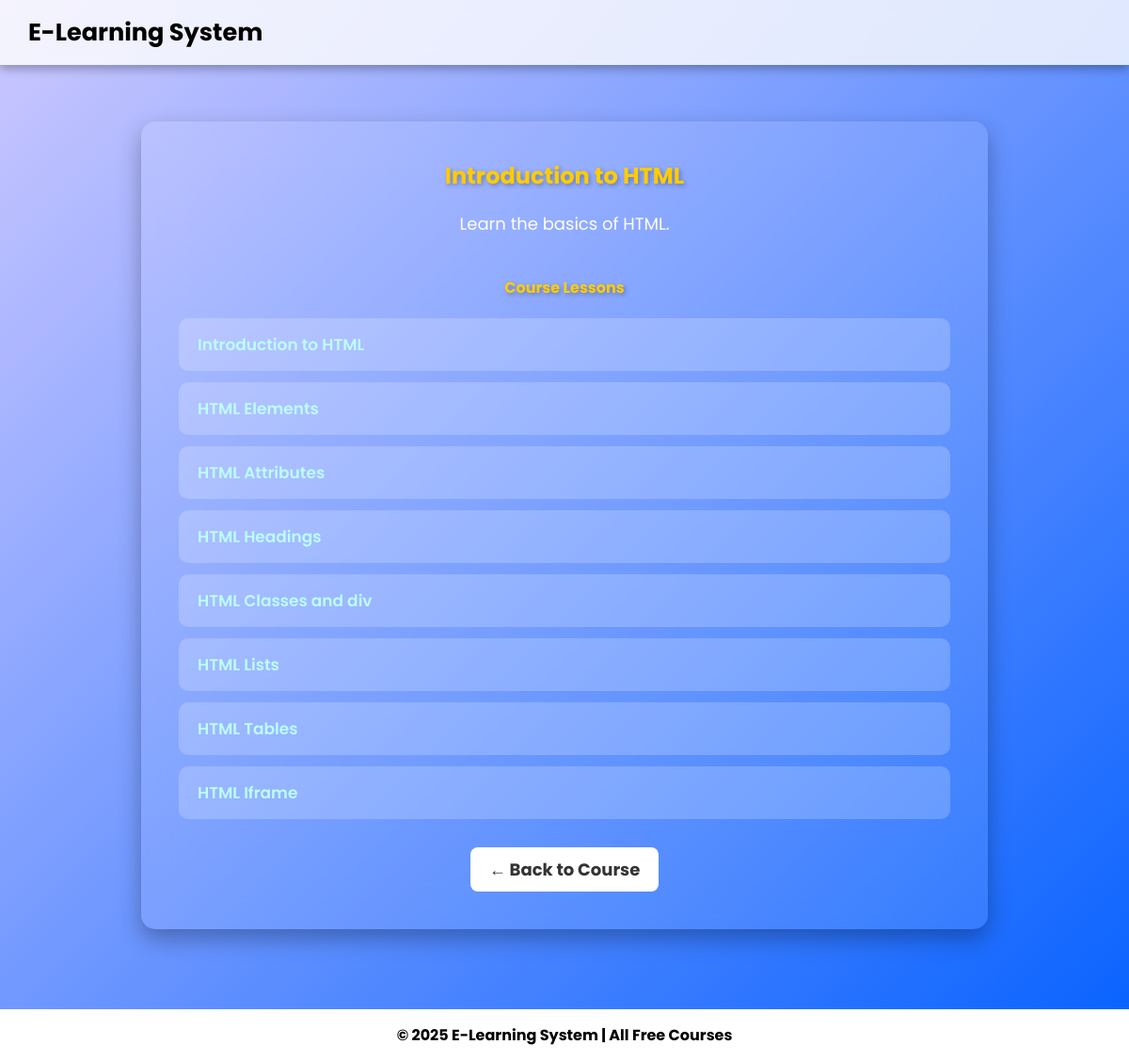
/e_learning_system/course_detail.php?id=1, run on the app's committed database.
### tables this page shows
CREATE TABLE `courses` (
  `id` int NOT NULL,
  `title` varchar(255) NOT NULL,
  `description` text NOT NULL,
  `thumbnail` varchar(255) DEFAULT 'default.jpg'
);

CREATE TABLE `lessons` (
  `id` int NOT NULL,
  `course_id` int NOT NULL,
  `title` varchar(255) NOT NULL,
  `content` text NOT NULL,
  `video_url` varchar(255) NOT NULL,
  `file_path` varchar(255) NOT NULL
);

### e_learning_system/course_detail.php (the view, shortened to what this page needs)
<?php
include 'db_config.php';
$course_id = intval($_GET['id']);
$sql = "SELECT * FROM courses WHERE id = $course_id";
$result = $conn->query($sql);
$course = $result->fetch_assoc();
?>
<!DOCTYPE html>
<html lang="en">
<head>
</head>
<body>
<nav>
    <a href="index.php" class="navbar-brand">E-Learning System</a>
</nav>
<div class="container">
    <h2><?= htmlspecialchars($course['title']); ?></h2>
    <p><?= htmlspecialchars($course['description']); ?></p>
    <h4>Course Lessons</h4>
    <ul class="list-group">
        <?php
        $lesson_sql = "SELECT * FROM lessons WHERE course_id = $course_id";
        $lesson_result = $conn->query($lesson_sql);
        if ($lesson_result->num_rows > 0) {
            while ($lesson = $lesson_result->fetch_assoc()) {
                echo '<li class="list-group-item">';
                echo '<a href="lesson.php?id=' . $lesson['id'] . '">' . htmlspecialchars($lesson['title']) . '</a>';
                echo '</li>';
            }
        } else {
            echo '<li class="list-group-item"><a>No lessons available.</a></li>';
        }
        ?>
    </ul>
    <a href="index.php#courses.php" class="btn-secondary">← Back to Course</a>
</div>
<footer>
    &copy; 2025 E-Learning System | All Free Courses
</footer>
</body>
</html>

### e_learning_system/course_detail.php (style rules this page uses)
* { margin: 0; padding: 0; box-sizing: border-box; }
body { font-family: 'Poppins', sans-serif; background: linear-gradient(135deg,hsl(245, 100.00%, 89.20%),rgb(6, 97, 255)); color: #fff; padding-bottom: 80px; animation: fadeIn 1s ease-in-out; }
nav { background: rgba(254, 254, 254, 0.8); backdrop-filter: blur(10px); padding: 15px 30px; box-shadow: 0px 4px 10px rgba(0, 0, 0, 0.3); }
nav .navbar-brand { color:rgb(0, 0, 0); font-size: 1.6rem; font-weight: bold; text-decoration: none; }
.container { max-width: 900px; margin: 60px auto; padding: 40px; background: rgba(255, 255, 255, 0.1); backdrop-filter: blur(20px); border-radius: 15px; box-shadow: 0px 10px 25px rgba(0, 0, 0, 0.3); animation: slideIn 1s ease-in-out; }
h2, h4 { text-align: center; font-weight: bold; color: #ffcc00; text-shadow: 2px 2px 5px rgba(0, 0, 0, 0.3); margin-bottom: 20px; }
p { font-size: 18px; line-height: 1.6; text-align: center; margin-bottom: 40px; }
.list-group { list-style: none; padding: 0; margin-top: 20px; }
.list-group-item { background: rgba(255, 255, 255, 0.2); margin-bottom: 12px; border-radius: 10px; transition: transform 0.3s ease, background 0.3s ease; }
.list-group-item a { display: block; padding: 15px 20px; text-decoration: none; color:rgb(187, 254, 255); font-weight: 600; font-size: 17px; transition: color 0.3s ease; }
.btn-secondary { display: block; width: fit-content; margin: 30px auto 0; padding: 10px 20px; font-size: 18px; font-weight: bold; background: #fff; color: #333; border-radius: 8px; text-decoration: none; transition: background 0.3s ease, transform 0.3s ease; }
footer { position: fixed; bottom: 0; width: 100%; background: hsl(0, 0.00%, 100.00%); text-align: center; padding: 15px; color: #000; font-weight: bold; }

### data on the page
courses: title "Introduction to HTML", description "Learn the basics of HTML."
lessons: title "Introduction to HTML"
lessons: title "HTML Elements"
lessons: title "HTML Attributes"
lessons: title "HTML Headings"
lessons: title "HTML Classes and div"
lessons: title "HTML Lists"
lessons: title "HTML Tables"
lessons: title "HTML Iframe"
